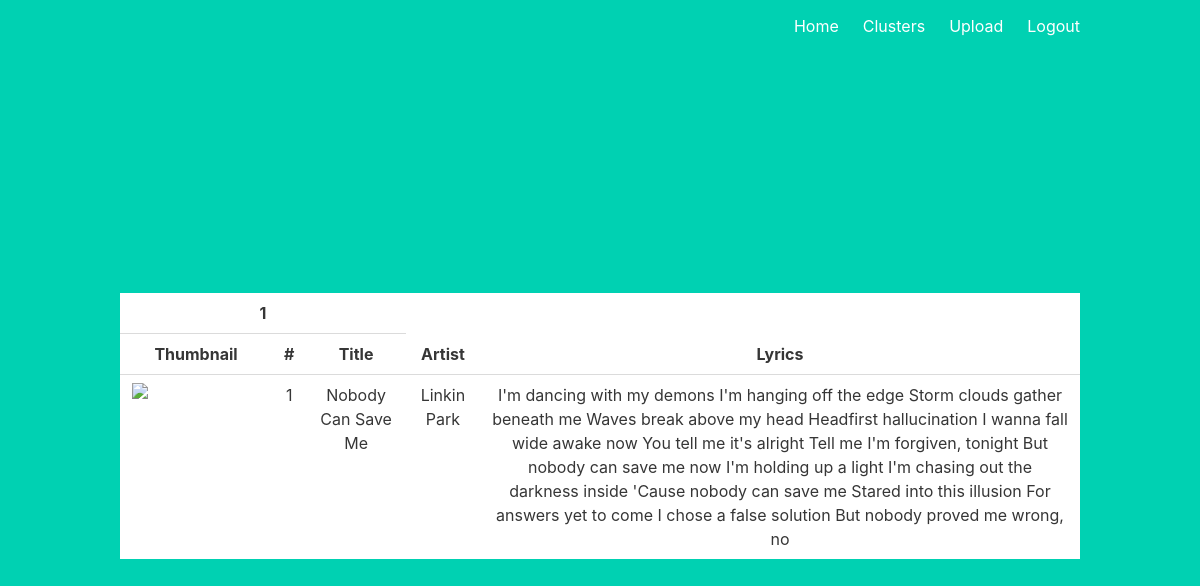
The page /track/1 (signed in) on the database its author committed.
### app/models.py (models this page shows, shortened)
class Track(db.Model):
    id = db.Column(db.Integer, primary_key=True)
    quadrant = db.Column(db.Integer)
    title = db.Column(db.String(120))
    name = db.Column(db.String(1000))
    album = db.Column(db.String(128))
    lyrics = db.Column(db.String(100000000))

### app/views.py (the view)
@main.route("/track/<int:track_id>", methods=["GET"])
@login_required
def track(track_id):
    track = Track.query.filter_by(id=track_id).first()
    return render_template("track.html", track=track)

### app/__init__.py (called while the page is built)
def create_app():
    app = Flask(__name__)
    app.config["SECRET_KEY"] = "12FOEIGHEIOGIOOAIF"
    app.config["SQLALCHEMY_DATABASE_URI"] = "sqlite:///db.sqlite"
    app.config["SQLALCHEMY_TRACK_MODIFICATIONS"] = False
    db.init_app(app)
    login_manager = LoginManager()
    login_manager.login_view = "auth.login"
    login_manager.init_app(app)
    from .models import User
    @login_manager.user_loader
    def load_user(user_id):
        return User.query.get(int(user_id))
    from .auth import auth as auth_blueprint
    app.register_blueprint(auth_blueprint)
    from .views import main as main_blueprint
    app.register_blueprint(main_blueprint)
    return app

### app/templates/track.html (shortened to what this page needs)
{% extends "base.html" %}
{% block content %}
<table class="table hoverable is-fullwidth">
  <tr>
    <th colspan="3" scope="colgroup">{{ track.id }}</th>
  </tr>
  <tr>
    <th>Thumbnail</th>
    <th>#</th>
    <th>Title</th>
    <th>Artist</th>
    <th>Lyrics</th>
  </tr>
  <tr>
  <tr>
    <td>
      <figure class="image is-128x128">
        <img src="https://bulma.io/images/placeholders/128x128.png">
      </figure>
    </td>
    <td>{{ track.id }}</td>
    <td>{{ track.title }}</td>
    <td>{{ track.name }}</td>
    <td>{{ track.lyrics }}</td>
  </tr>
</table>
{% endblock %}

### rows shown on the page
Track: id "1", title "Nobody Can Save Me", name "Linkin Park", lyrics "I'm dancing with my demons I'm hanging off the edge Storm clouds gather beneath me Waves break above my head Headfirst hallucination I wanna fall wide awake now You tell me it's alright Tell me I'm forgiven, tonight But nobody can save me now I'm holding up a light I'm chasing out the darkness inside 'Cause nobody can save me Stared into this illusion For answers yet to come I chose a false solution But nobody proved me wrong, no"
